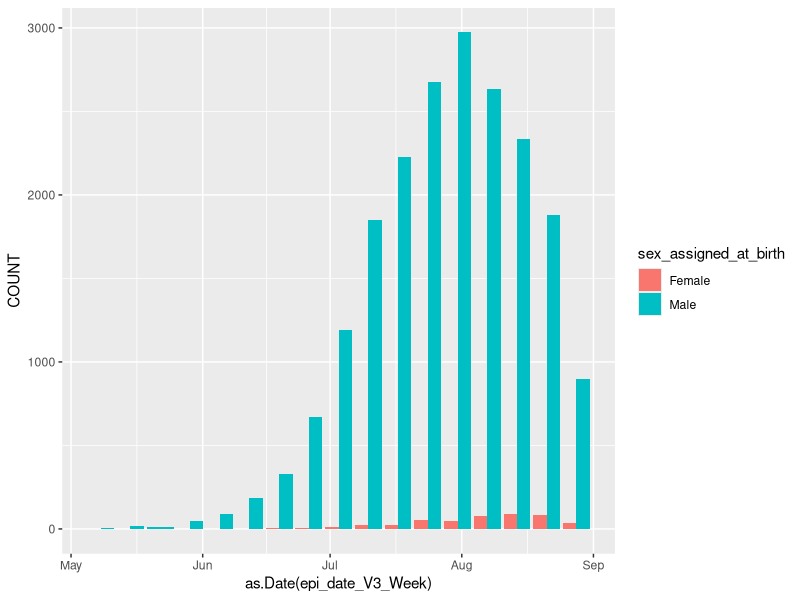
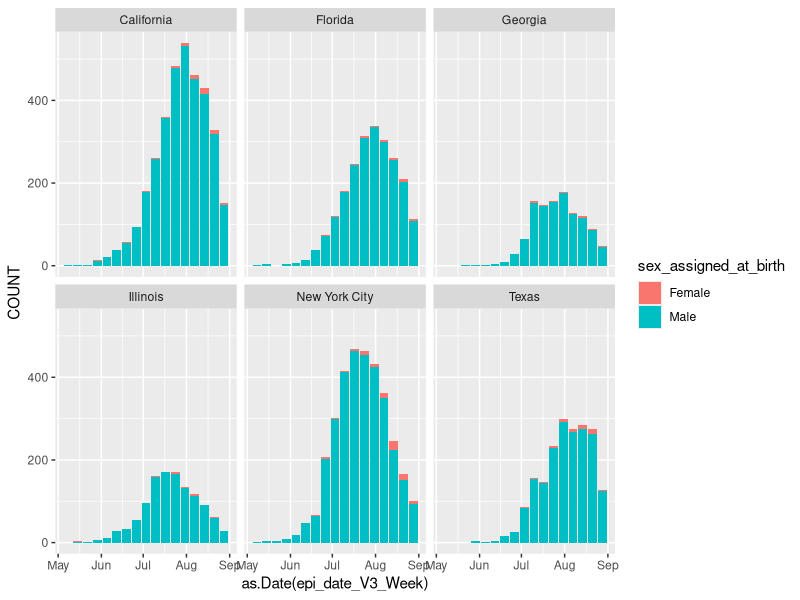
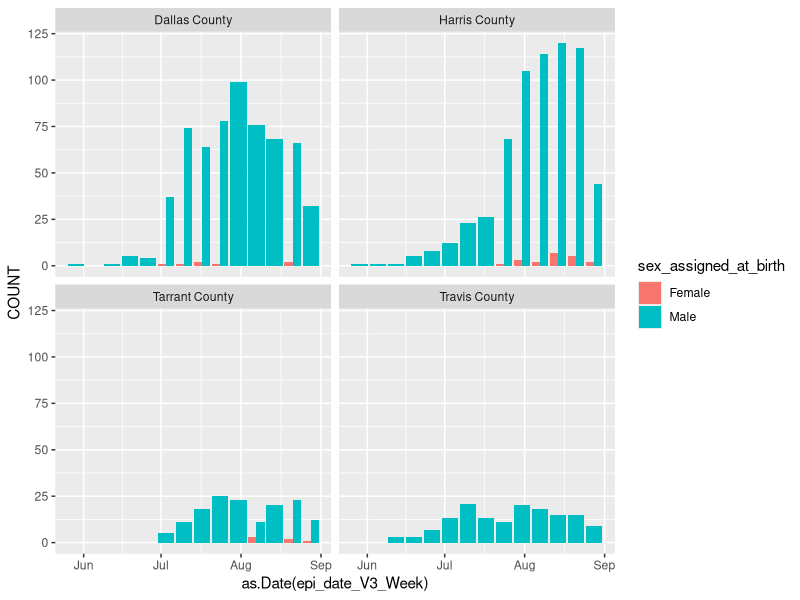
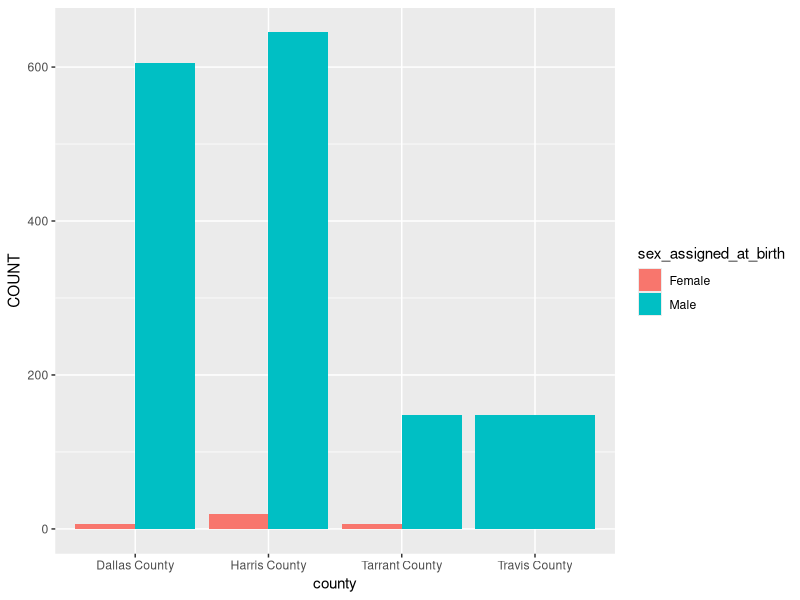
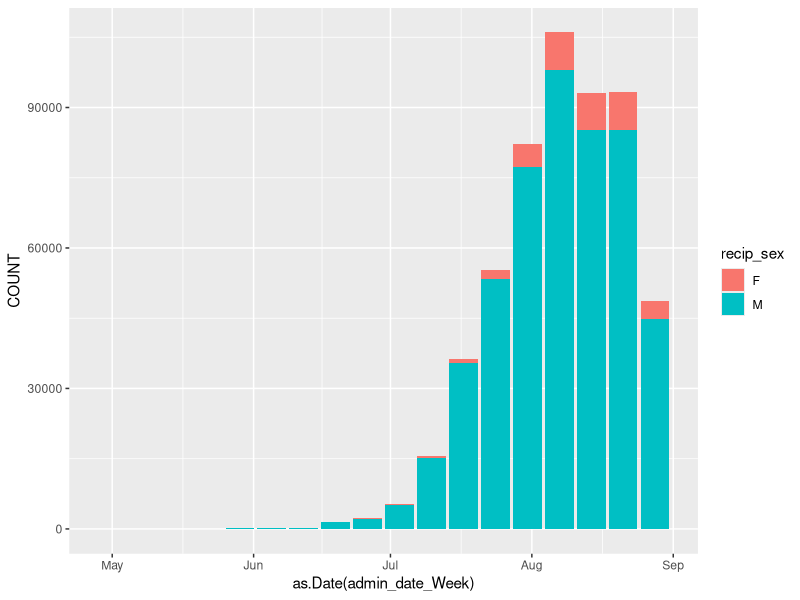
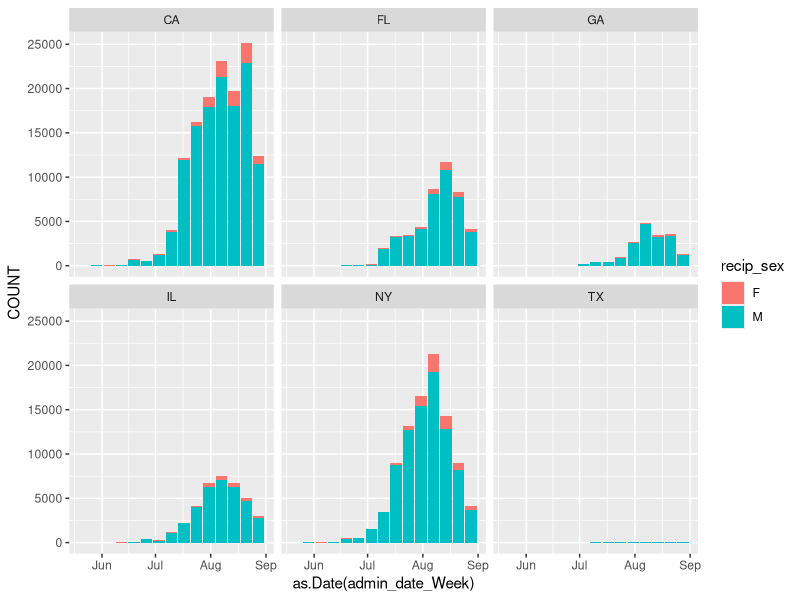

Write R code to recreate these figures, in order.
library(tidyverse)
library(readxl)

setwd("~/Documents/GitHub/Mpox_2024/Data/Data_CDC/")

cases<-read_xlsx("weeklyMpoxCases_CDC.xlsx")

vaccines<-read_xlsx("weeklyVaccinesMpox_CDC.xlsx")

casesUSAndSex<-cases %>% select(-jurisdiction,-county) %>% 
  group_by(epi_date_V3_Week,sex_assigned_at_birth) %>%
  summarise_each(sum)

casesUSAndSex %>% filter(sex_assigned_at_birth %in% c("Male","Female")) %>%
  ggplot(aes(x=as.Date(epi_date_V3_Week),y=COUNT,fill=sex_assigned_at_birth)) +
  geom_col(position = position_dodge())

casesStateAndSex<-cases %>% select(-county) %>% 
  group_by(epi_date_V3_Week,jurisdiction,sex_assigned_at_birth) %>%
  summarise_each(sum)
  
casesStateAndSex %>% 
  filter(jurisdiction %in% c("California","Florida","Georgia","Illinois","New York City","Texas")) %>%
  filter(sex_assigned_at_birth %in% c("Male","Female")) %>%
  ggplot(aes(x=as.Date(epi_date_V3_Week),y=COUNT,fill=sex_assigned_at_birth)) +
  geom_col() + facet_wrap(~jurisdiction)

casesTexas<-cases %>% filter(jurisdiction %in% c("Texas")) %>%
#  filter(jurisdiction %in% c("California","Florida","Georgia","Illinois","New York City","Texas")) %>%
  select(-jurisdiction) %>% 
  group_by(epi_date_V3_Week,county,sex_assigned_at_birth) %>%
  summarise_each(sum)

casesTexas %>% 
  filter(county %in% c("Dallas County","Harris County","Tarrant County","Travis County")) %>%
  filter(sex_assigned_at_birth %in% c("Male","Female")) %>%
  ggplot(aes(x=as.Date(epi_date_V3_Week),y=COUNT,fill=sex_assigned_at_birth)) +
  geom_col(position = position_dodge()) + facet_wrap(~county)

casesTexas %>% 
  filter(county %in% c("Dallas County","Harris County","Tarrant County","Travis County")) %>%
  filter(sex_assigned_at_birth %in% c("Male","Female")) %>% ungroup() %>%
  select(-epi_date_V3_Week) %>% group_by(county,sex_assigned_at_birth) %>%
  summarise_each(sum) %>%
  ggplot(aes(x=county,y=COUNT,fill=sex_assigned_at_birth)) +
  geom_col(position = position_dodge())

vaccinesUS<-vaccines %>% select(-recip_address_county,-recip_address_state,-dose_num) %>%
  group_by(admin_date_Week,recip_sex) %>%
  summarise_each(sum)

vaccinesUS %>% filter(recip_sex %in% c("F","M")) %>%
  ggplot(aes(x=as.Date(admin_date_Week),y=COUNT,fill=recip_sex))+
  geom_col()

vaccinesStates<-vaccines %>% select(-recip_address_county,-dose_num) %>%
  group_by(admin_date_Week,recip_address_state,recip_sex) %>%
  summarise_each(sum)

vaccinesStates %>% filter(recip_sex %in% c("F","M")) %>%
  filter(recip_address_state %in% c("CA","FL","GA","IL","NY","TX")) %>%
  ggplot(aes(x=as.Date(admin_date_Week),y=COUNT,fill=recip_sex))+
  geom_col() + facet_wrap(~recip_address_state)










